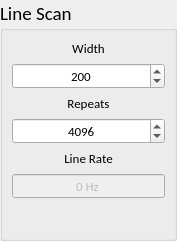
   <widget class="QGroupBox" name="groupBox_7">
    <property name="geometry">
     <rect>
      <x>610</x>
      <y>420</y>
      <width>177</width>
      <height>241</height>
     </rect>
    </property>
    <property name="font">
     <font>
      <family>Calibri</family>
      <pointsize>14</pointsize>
      <weight>50</weight>
      <italic>false</italic>
      <bold>false</bold>
      <underline>false</underline>
      <strikeout>false</strikeout>
     </font>
    </property>
    <property name="title">
     <string>Line Scan</string>
    </property>
    <layout class="QGridLayout">
     <property name="margin">
      <number>9</number>
     </property>
     <property name="spacing">
      <number>6</number>
     </property>
     <item row="0" column="0">
      <layout class="QVBoxLayout" name="verticalLayout">
       <property name="sizeConstraint">
        <enum>QLayout::SetDefaultConstraint</enum>
       </property>
       <item>
        <widget class="QLabel" name="label_83">
         <property name="font">
          <font>
           <family>Calibri</family>
           <pointsize>10</pointsize>
           <weight>50</weight>
           <italic>false</italic>
           <bold>false</bold>
           <underline>false</underline>
           <strikeout>false</strikeout>
          </font>
         </property>
         <property name="text">
          <string>Width</string>
         </property>
         <property name="alignment">
          <set>Qt::AlignCenter</set>
         </property>
        </widget>
       </item>
       <item>
        <widget class="QSpinBox" name="spinBox_Width">
         <property name="font">
          <font>
           <family>Calibri</family>
           <pointsize>10</pointsize>
           <weight>50</weight>
           <italic>false</italic>
           <bold>false</bold>
           <underline>false</underline>
           <strikeout>false</strikeout>
          </font>
         </property>
         <property name="alignment">
          <set>Qt::AlignHCenter</set>
         </property>
         <property name="maximum">
          <number>2047</number>
         </property>
         <property name="value">
          <number>200</number>
         </property>
        </widget>
       </item>
       <item>
        <widget class="QLabel" name="label_84">
         <property name="font">
          <font>
           <family>Calibri</family>
           <pointsize>10</pointsize>
           <weight>50</weight>
           <italic>false</italic>
           <bold>false</bold>
           <underline>false</underline>
           <strikeout>false</strikeout>
          </font>
         </property>
         <property name="text">
          <string>Repeats</string>
         </property>
         <property name="alignment">
          <set>Qt::AlignCenter</set>
         </property>
        </widget>
       </item>
       <item>
        <widget class="QSpinBox" name="spinBox_Repeat">
         <property name="font">
          <font>
           <family>Calibri</family>
           <pointsize>10</pointsize>
           <weight>50</weight>
           <italic>false</italic>
           <bold>false</bold>
           <underline>false</underline>
           <strikeout>false</strikeout>
          </font>
         </property>
         <property name="alignment">
          <set>Qt::AlignHCenter</set>
         </property>
         <property name="maximum">
          <number>200000</number>
         </property>
         <property name="value">
          <number>4096</number>
         </property>
        </widget>
       </item>
       <item>
        <widget class="QLabel" name="label_85">
         <property name="font">
          <font>
           <family>Calibri</family>
           <pointsize>10</pointsize>
           <weight>50</weight>
           <italic>false</italic>
           <bold>false</bold>
           <underline>false</underline>
           <strikeout>false</strikeout>
          </font>
         </property>
         <property name="text">
          <string>Line Rate</string>
         </property>
         <property name="alignment">
          <set>Qt::AlignCenter</set>
         </property>
        </widget>
       </item>
       <item>
        <widget class="QSpinBox" name="spinBox_linescanRate">
         <property name="enabled">
          <bool>false</bool>
         </property>
         <property name="font">
          <font>
           <family>Calibri</family>
           <pointsize>10</pointsize>
           <weight>50</weight>
           <bold>false</bold>
          </font>
         </property>
         <property name="alignment">
          <set>Qt::AlignCenter</set>
         </property>
         <property name="readOnly">
          <bool>true</bool>
         </property>
         <property name="buttonSymbols">
          <enum>QAbstractSpinBox::NoButtons</enum>
         </property>
         <property name="suffix">
          <string> Hz</string>
         </property>
         <property name="maximum">
          <number>999999</number>
         </property>
        </widget>
       </item>
      </layout>
     </item>
     <item row="3" column="0">
      <spacer name="verticalSpacer_2">
       <property name="orientation">
        <enum>Qt::Vertical</enum>
       </property>
       <property name="sizeHint" stdset="0">
        <size>
         <width>20</width>
         <height>40</height>
        </size>
       </property>
      </spacer>
     </item>
    </layout>
   </widget>
